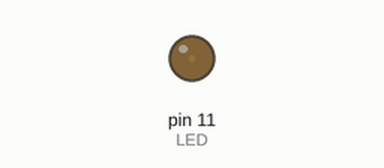
This sketch was run on a simulated Arduino Uno, built with avr-gcc and run on an emulated ATmega328P. Parts: output pins drawn as LEDs (lit = HIGH).

Above: at 0.05 s.
At 1.15 s:
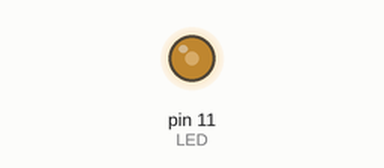
At 2.3 s:
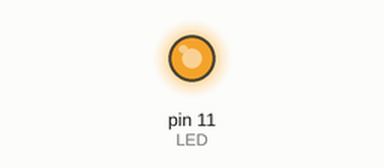
At 4.55 s:
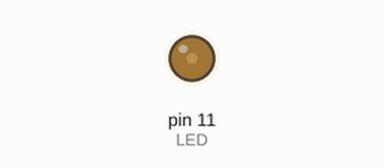
Timing chart, 0 to 6.6 s (numbered marks = the images above):
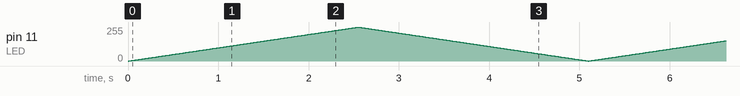

The sketch:

LEDWITHPotentiometerBRIGHTDIM.ino
```cpp
#define POTENTIOMETER_PIN A0
const int LED =11;


void setup() {
  pinMode(LED,OUTPUT);
  Serial.begin(9600);
}

void loop(){

  for(int volts =0; volts<255; volts++){
  analogWrite(LED,volts);
  delay(10);
  }
  for(int volts=254; volts>0; volts--){
  analogWrite(LED,volts);
  delay(10);
  }
}
```
